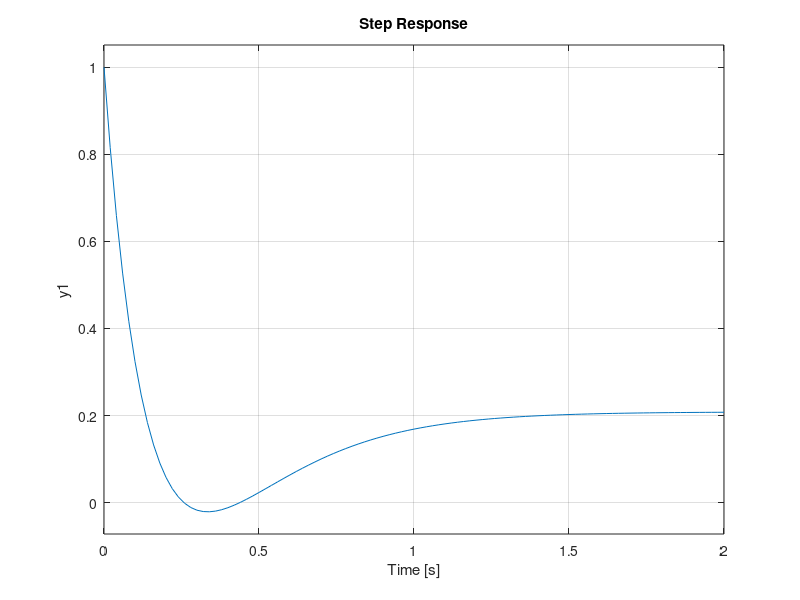

Recreate this plot in MATLAB.
clear all;
clc;
close all;

Gs = tf([1 0 5],[1 10 24]); %coloca los coeficientes de los polinomios

step(Gs) %funcion de escalon